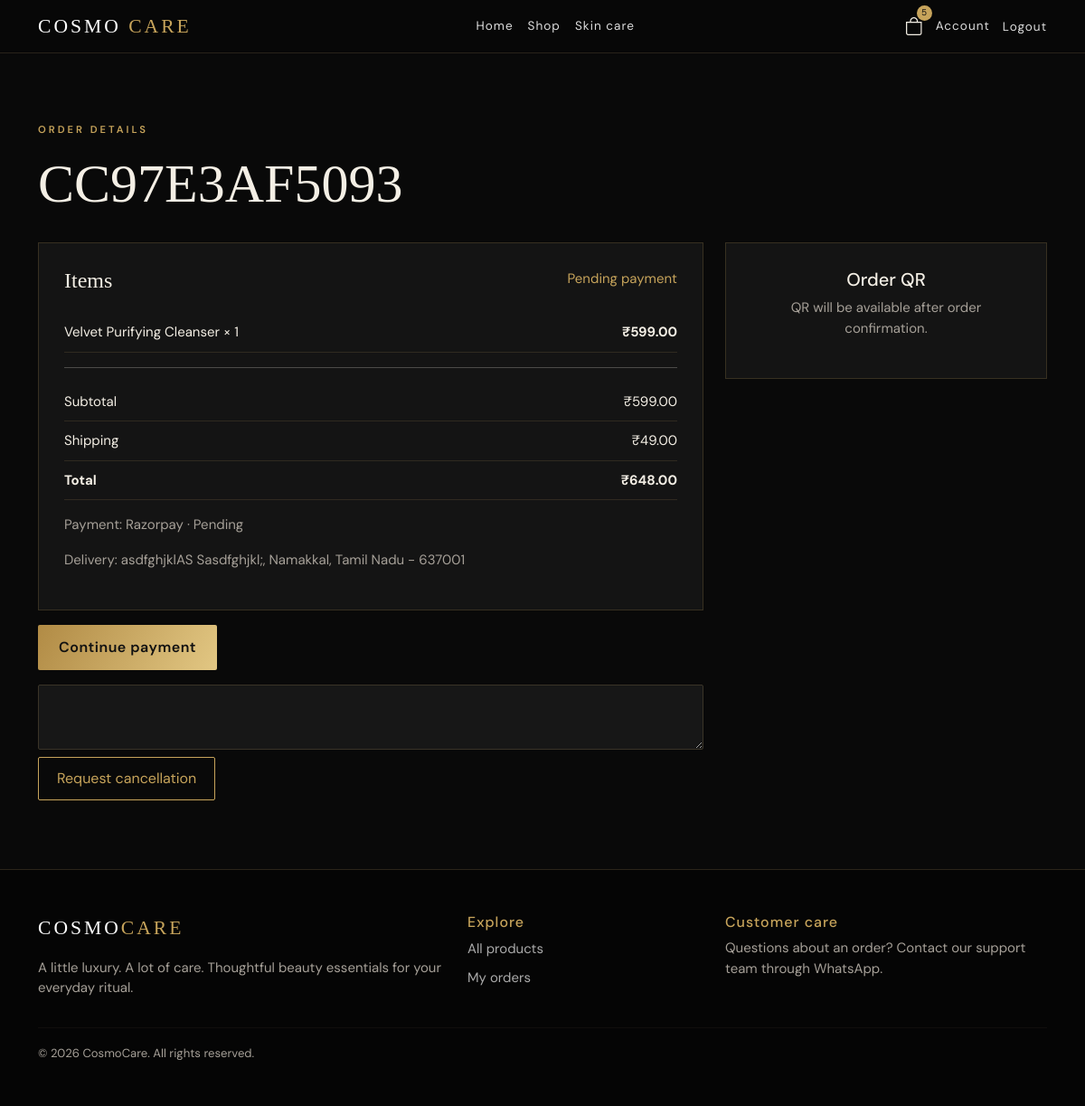
The page /orders/CC97E3AF5093/ (signed in) on the database its author committed.
### orders/models.py (models this page shows, shortened)
class Order(models.Model):
    class Status(models.TextChoices):
        PENDING = "PENDING", "Pending payment"
        PLACED = "PLACED", "Placed"
        PROCESSING = "PROCESSING", "Processing"
        SHIPPED = "SHIPPED", "Shipped"
        DELIVERED = "DELIVERED", "Delivered"
        CANCEL_REQUESTED = "CANCEL_REQUESTED", "Cancellation requested"
        CANCELLED = "CANCELLED", "Cancelled"
    class PaymentStatus(models.TextChoices):
        PENDING = "PENDING", "Pending"
        PAID = "PAID", "Paid"
        FAILED = "FAILED", "Failed"
        REFUND_PENDING = "REFUND_PENDING", "Refund pending"
        REFUNDED = "REFUNDED", "Refunded"
    order_number = models.CharField(max_length=24, unique=True, editable=False)
    public_token = models.UUIDField(default=uuid.uuid4, editable=False, unique=True)
    user = models.ForeignKey(User, on_delete=models.PROTECT, related_name="orders")
    full_name = models.CharField(max_length=120)
    phone = models.CharField(max_length=15)
    email = models.EmailField(blank=True)
    address_text = models.TextField()
    subtotal = models.DecimalField(max_digits=10, decimal_places=2)
    shipping = models.DecimalField(max_digits=8, decimal_places=2, default=0)
    total = models.DecimalField(max_digits=10, decimal_places=2)
    payment_method = models.CharField(max_length=20, choices=[("RAZORPAY","Razorpay"),("COD","Cash on Delivery")])
    payment_status = models.CharField(max_length=20, choices=PaymentStatus.choices, default=PaymentStatus.PENDING)
    status = models.CharField(max_length=24, choices=Status.choices, default=Status.PENDING)
    cancellation_reason = models.TextField(blank=True)
    refund_reference = models.CharField(max_length=120, blank=True)
    qr_image = models.ImageField(upload_to="order_qr/", blank=True)
    created_at = models.DateTimeField(auto_now_add=True)
    updated_at = models.DateTimeField(auto_now=True)

class OrderItem(models.Model):
    order = models.ForeignKey(Order, on_delete=models.CASCADE, related_name="items")
    product = models.ForeignKey(Product, on_delete=models.PROTECT)
    product_name = models.CharField(max_length=180)
    unit_price = models.DecimalField(max_digits=10, decimal_places=2)
    quantity = models.PositiveIntegerField()
    @property
    def line_total(self): return self.unit_price * self.quantity

### orders/views.py (the view)
# urls.py: path("<str:order_number>/", views.order_detail, name="order_detail"),
@login_required
def order_detail(request, order_number):
    order = get_object_or_404(Order, order_number=order_number, user=request.user)
    return render(request, "orders/order_detail.html", {"order": order})

### cart/context_processors.py (called while the page is built)
def cart_summary(request):
    if request.user.is_authenticated:
        items = request.user.cart_items.select_related("product")
        return {"nav_cart_count": sum(i.quantity for i in items)}
    return {"nav_cart_count": 0}

### templates/orders/order_detail.html (shortened to what this page needs)
{% extends "base.html" %}
{% block content %}
<section class="container section-pad">
    <p class="eyebrow">ORDER DETAILS</p>
    <h1>{{ order.order_number }}</h1>
    <div class="row g-4 mt-2">
        <div class="col-lg-8">
            <div class="summary-card">
                <div class="d-flex justify-content-between">
                    <h4>Items</h4>
                    <span class="gold-text">
                        {{ order.get_status_display }}
                    </span>
                </div>
                {% for item in order.items.all %}
                <div class="summary-line">
                    <span>
                        {{ item.product_name }} × {{ item.quantity }}
                    </span>
                    <strong>₹{{ item.line_total }}</strong>
                </div>
                {% endfor %}
                <hr>
                <div class="summary-line">
                    <span>Subtotal</span>
                    <span>₹{{ order.subtotal }}</span>
                </div>
                <div class="summary-line">
                    <span>Shipping</span>
                    <span>₹{{ order.shipping }}</span>
                </div>
                <div class="summary-line">
                    <strong>Total</strong>
                    <strong>₹{{ order.total }}</strong>
                </div>
                <p class="muted mt-3">Payment: {{ order.get_payment_method_display }} · {{ order.get_payment_status_display }}</p>
                <p class="muted">Delivery: {{ order.address_text }}</p>
            </div>{% if order.status == "PENDING" %}
            <a class="btn btn-gold mt-3"
                href="{% url 'payment_checkout' order.order_number %}">Continue payment</a>{% endif %}{% if order.status == "PLACED" or order.status == "PROCESSING" or order.status == "PENDING" %}
                <form method="post" action="{% url 'cancel_order' order.order_number %}" class="mt-3">
                <textarea class="form-control cc-input mb-2" name="reason"
                    placeholder="Reason for cancellation (optional)">
                </textarea>
                <button class="btn btn-outline-gold">Request cancellation</button>
            </form>
            {% endif %}
        </div>
        <div class="col-lg-4">
            <div class="summary-card text-center">
                <h5>Order QR</h5>
                {% if order.qr_image %}
                <img class="order-qr" src="{{ order.qr_image.url }}" alt="Order QR code">
                <p class="muted small">Scan to open your order page. Keep this QR private.</p>
                {% else %}
                <p class="muted">QR will be available after order confirmation.</p>{% endif %}
            </div>
        </div>
    </div>
</section>
{% endblock %}

### static/css/style.css (style rules this page uses)
:root { --black:#090909;--panel:#141414;--panel2:#1b1b1b;--gold:#c7a45b;--gold2:#e2c783;--cream:#f4efe5;--muted:#a6a098 }
* { box-sizing:border-box }
body { background:var(--black);color:var(--cream);font-family:'DM Sans',sans-serif;font-size:15px }
a { color:inherit;text-decoration:none }
.eyebrow { color:var(--gold);font-size:.7rem;letter-spacing:3px;font-weight:600;margin-bottom:18px }
.hero h1,.page-title,h1 { font-family:'Playfair Display',serif;font-size:clamp(2.5rem,5vw,4.6rem);line-height:1.1;font-weight:400 }
.btn-gold { background:linear-gradient(120deg,#b18b45,#e2c783);border:0;color:#111;padding:13px 23px;font-weight:600;letter-spacing:.5px;border-radius:2px }
.btn-outline-gold { border:1px solid var(--gold);color:var(--gold);padding:11px 20px;border-radius:2px }
.section-pad { padding-top:76px;padding-bottom:76px }
.text-gold,.gold-text { color:var(--gold) }
.muted { color:var(--muted) }
.cc-input,.form-control,.form-select { background:#171717;border:1px solid #3a3428;color:#eee;border-radius:2px;padding:11px }
.form-control::placeholder { color:#777 }
.auth-card,.summary-card { background:#141414;border:1px solid #373021;padding:28px;width:100%;max-width:560px }
.summary-card { max-width:none }
.summary-card h4 { font:1.5rem 'Playfair Display';margin-bottom:22px }
.summary-line { display:flex;justify-content:space-between;padding:10px 0;border-bottom:1px solid #302a20 }

### rows shown on the page
Order: order_number "CC97E3AF5093", status "Pending payment", subtotal "599.00", shipping "49.00", total "648.00", payment_method "Razorpay", payment_status "Pending", address_text "asdfghjklAS Sasdfghjkl;, Namakkal, Tamil Nadu - 637001"
OrderItem: product_name "Velvet Purifying Cleanser", quantity "1", line_total "599.00"

### other values the page prints
{{ nav_cart_count|default:0 }} "5"
